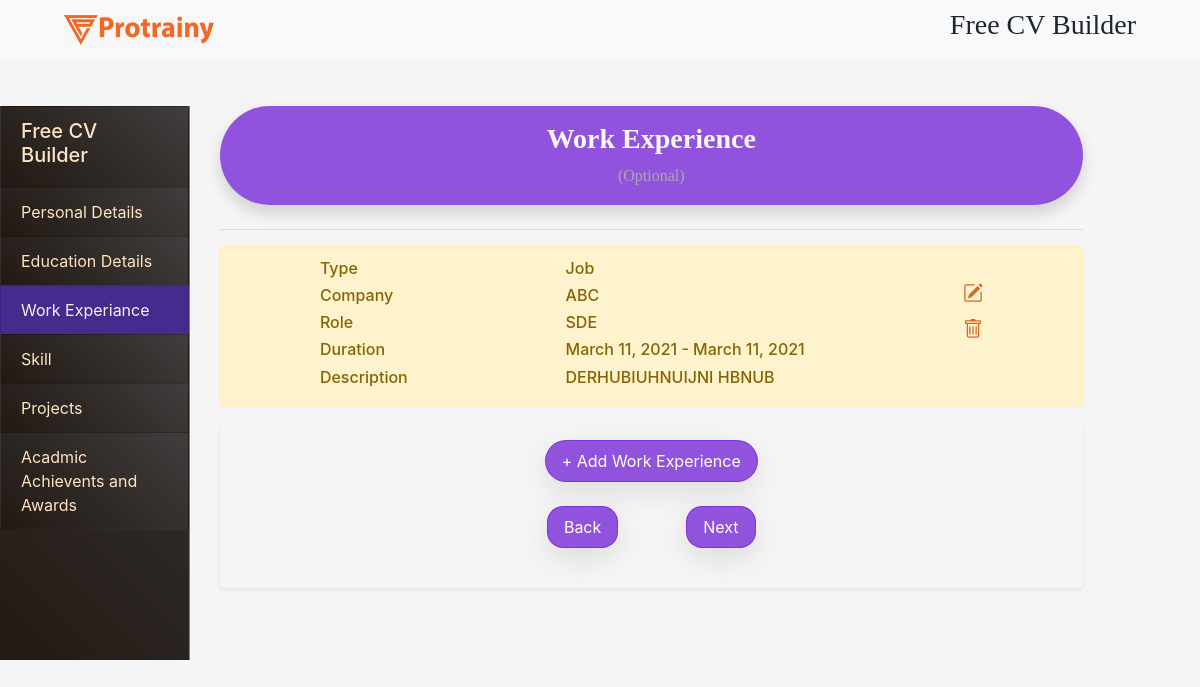
The app's page /work, older data.
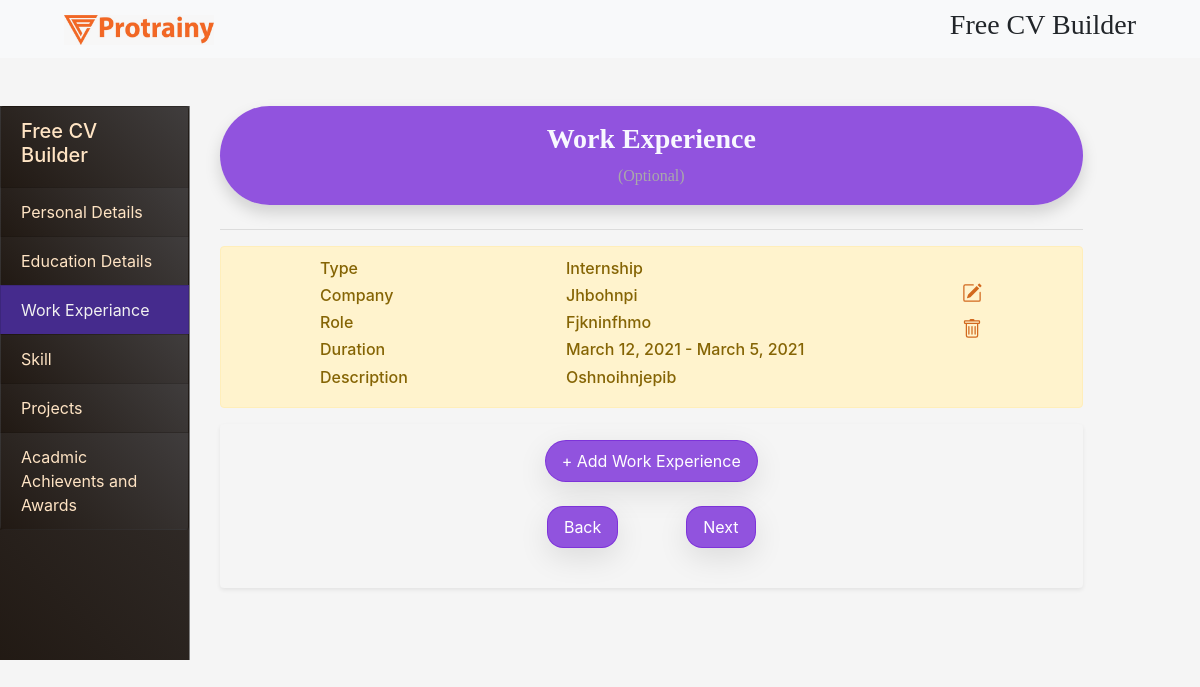
The same page, newer data.
### resume_maker/models.py (models this page shows, shortened)
class Experience(models.Model):
    types = [
        ('Job','Job'),
        ('Internship','Internship')
    ]
    person = models.ForeignKey(Person,on_delete=models.CASCADE)
    type = models.CharField(choices = types,max_length = 35)
    company = models.CharField(max_length=150)
    role = models.CharField(max_length = 270)
    join_dt = models.DateField()
    left_dt = models.DateField(null = True,blank = True)
    current = models.BooleanField(default = False)
    details = models.TextField()

### resume_maker/views.py (the view)
# urls.py: path('work', views.wor, name='work'),
def wor(request,id=None):
    person = Person.objects.last()
    show = True
    exp = Experience.objects.filter(person = person)
    if request.method == "POST":
        next=True
        form = ExperienceForm(request.POST)
        if form.is_valid():
            cd = form.cleaned_data
            type = cd.get('type')
            company = cd.get('company')
            role = cd.get('role')
            join_dt = cd.get('join_dt')
            left_dt = cd.get('left_dt')
            details = cd.get('details')
            data = Experience(type = type,company = company,role = role, join_dt = join_dt, left_dt = left_dt, details = details, person = person)
            temp = Experience.objects.filter(type = type,company = company,role = role, join_dt = join_dt, left_dt = left_dt, details = details, person = person)
            if temp.exists():
                temp.update(type = type,company = company,role = role, join_dt = join_dt, left_dt = left_dt, details = details, person = person)
            else:
                data.save()
            show = True
            form = ExperienceForm()
            return render(request,"work.html",{'next':next,"exp":form,"data":exp,"show":show})
    else:
        form = ExperienceForm()
        next=False
    return render(request,"work.html",{'next':next,"exp" : form,"show":show,"data":exp})

### templates/work.html (shortened to what this page needs)
{% extends "getinput.html" %}
{% load crispy_forms_tags %}
{% block content %}
    <main class="row">
        <aside class="mt-5 col-md-2 sidebar  col-sm-12 fullbox" style="height: auto">
            <div class="list-group whitesm fullbox">
                <a href="#" style="color: bisque" class="whitesm fullbox list-group-item list-group-item-action">
                    <h5>Free CV Builder</h5>
                </a>
                <a href="getinput" class=" whitesm list-group-item fullbox">
                    <span class="  text-justify headcolor">Personal Details</span>
                </a>
                <a href="education" class="whitesm fullbox list-group-item text-justify"><span class=" headcolor">Education Details</span></a>
                <a href="work" style="background-color:  rgb(69,43,141)" class="whitesm list-group-item "><span
                        class="  text-justify sidecol">Work Experiance</span></a>
                <a href="skills" class="whitesm list-group-item  fullbox "><span
                        class=" headcolor text-justify">Skill</span></a>
                <a href="project" class="whitesm list-group-item  fullbox "><span class=" headcolor text-justify">Projects</span></a>
                <a href="extra" class="whitesm list-group-item  fullbox "><span class=" headcolor text-justify">Acadmic Achievents and Awards</span></a>
            </div>
        </aside>
        <section class="col-md-9 my-4 col-sm-12">
            <div class="container">
                <div class="shadow p-2  rounde  my-4 bg-lggr d-flex flex-wrap  justify-content-center linergra"
                >
                    <h3 class="m-2 text-center font-weight-bold">Work Experience <br><span class="optional">(Optional)</span></h3>
                </div>
                <hr class="mx-auto "/>
                {% with count=1 %}
                    {% for i in data %}
                        <div id="del{{ forloop.counter }}">
                            <div class="alert alert-warning" role="alert">
                                <div class="d-flex justify-content-around flex-wrap ">
                                    <div class="d-flex flex-column justify-content-between flex-wrap ">
                                        <h6 class="text-capitalize">Type</h6>
                                        <h6 class="text-capitalize">Company</h6>
                                        <h6 class="text-capitalize">Role</h6>
                                        <h6 class="text-capitalize">Duration</h6>
                                        <h6 class="text-capitalize">Description</h6>
                                    </div>
                                    <div class="d-flex flex-column justify-content-between flex-wrap ">
                                        <h6 class="text-capitalize">{{ i.type }}</h6>
                                        <h6 class="text-capitalize">{{ i.company }}</h6>
                                        <h6 class="text-capitalize">{{ i.role }}</h6>
                                        {% if i.left_dt != None %}
                                            <h6 class="text-capitalize">{{ i.join_dt }} - {{ i.left_dt }}</h6>
                                        {% endif %}
                                        {% if i.details != None and i.details != '' %}
                                            <h6 class="text-capitalize adjusttext text-justify">{{ i.details }}</h6>
                                        {% endif %}
                                    </div>
                                    <div class="d-flex flex-column flex-wrap my-4" style="max-width: 200px">
                                        <svg data-toggle="modal" data-target="#exampleModalCenter{{ forloop.counter }}"
                                             xmlns="http://www.w3.org/2000/svg" width="20" height="20"
                                             fill="currentColor"
                                             class="bi bi-pencil-square " viewBox="0 0 16 16">
                                            <path d="M15.502 1.94a.5.5 0 0 1 0 .706L14.459 3.69l-2-2L13.502.646a.5.5 0 0 1 .707 0l1.293 1.293zm-1.75 2.456l-2-2L4.939 9.21a.5.5 0 0 0-.121.196l-.805 2.414a.25.25 0 0 0 .316.316l2.414-.805a.5.5 0 0 0 .196-.12l6.813-6.814z"/>
                                            <path fill-rule="evenodd"
                                                  d="M1 13.5A1.5 1.5 0 0 0 2.5 15h11a1.5 1.5 0 0 0 1.5-1.5v-6a.5.5 0 0 0-1 0v6a.5.5 0 0 1-.5.5h-11a.5.5 0 0 1-.5-.5v-11a.5.5 0 0 1 .5-.5H9a.5.5 0 0 0 0-1H2.5A1.5 1.5 0 0 0 1 2.5v11z"/>
                                        </svg>
                                        <a href="/work/{{ i.id }}">
                                        </a>
                                    </div>
                                </div>
                            </div>
                        </div>
                    {% endfor %}
                {% endwith %}
                <div class="container shadow-sm p-3 mb-5 whitesm rounded">
                    <div class="row ">
                        <button class="py-2 mx-auto butn butn-bg px-3  align-self-start"
                                data-target="#exampleModalCenter"
                                style="border-radius: 4rem;" data-toggle="modal"
                                type="button">
                            <span>  + Add Work Experience</span>
                        </button>
                    </div>
                    <div class="row my-4">
                        <div class="d-flex justify-content-between inputt mx-auto">
                            <a class="mr-5 " href="education">
                                <button class="butn butn-bg px-3 py-2 modbtn" style="border-radius: 1rem;"
                                        type="button">
                                    <span>  Back</span>
                                </button>
                            </a>
                                <a class="  " href="skills">
                                    <button class="butn butn-bg px-3 py-2  modbtn" type="button"
                                            style="border-radius: 1rem;"
                                            id="nextcha">
                                        <span>Next</span>
                                    </button>
                                </a>
                        </div>
                    </div>
                </div>
            </div>
        </section>
    </main>
{% endblock %}

### templates/getinput.html (shortened to what this page needs)
{% load static %}
{% load crispy_forms_tags %}
<!doctype html>
<html lang="en">
<head>
    <link href="https://stackpath.bootstrapcdn.com/bootstrap/4.1.3/css/bootstrap.min.css"
 rel="stylesheet">
    <link href="{% static 'resume_maker/style.css' %}" rel="stylesheet">
</head>
<body style="min-width: 420px">
<header>
    <nav class="navbar navbar-light bg-light  d-flex justify-content-between">
        <a class="navbar-brand ml-5" href="#">
            <img src="{% static "resume_maker/images/wha.jpeg" %}" width="150" height="30" alt="">
        </a>
        <h3 class="family mr-5">Free CV Builder</h3>
    </nav>
</header>
{% block content %}{% endblock %}
</body>
</html>

### resume_maker/static/resume_maker/style.css (style rules this page uses)
* { margin: 0; padding: 0; }
.sidecol { color: #f1f1f1; list-style: none; }
body { min-width: 100vw; background-color:whitesmoke; }
nav { background-color: ghostwhite; }
.family { font-family:-webkit-pictograph; }
.font-weight-bold { font-family:-webkit-pictograph; color: ghostwhite; }
.bg-lggr { background-color: rgba(29, 29, 55,0.3); max-width: 100vw; }
.modbtn { border: 1px solid white; }
.inputt { height: auto; max-width: 400px; min-width: 208px; }
.whitesm { background-color: whitesmoke; }
.linergra { background-color: rgba(121, 43, 217,0.8); border-radius: 1.6rem; }
.butn { padding: 12px 35px; background: #fff; border-radius: 30px; border: 1px solid transparent; position: relative; z-index: 3; margin-left: 10px; margin-right: 10px; -webkit-box-shadow: 0px 10px 30px rgba(0, 0, 0, 0.1); box-shadow: 0px 10px 30px rgba(0, 0, 0, 0.1); -webkit-transition: all 0.4s; transition: all 0.4s; cursor: pointer; outline: none !important; overflow: hidden; }
.butn span { position: relative; z-index: 2; }
.butn:after { content: ""; width: 0; height: 100%; background: #fff; position: absolute; left: 0; top: 0; -webkit-transition: width 0.4s; transition: width 0.4s; z-index: 1; opacity: 1; }
.butn-bg { background-color: rgba(121, 43, 217,0.8); border-color: rgba(121, 43, 217,0.8); color: #fff; }
.sidebar { border-right: 1px solid gray; }
.adjusttext { word-break: break-all; white-space: pre-wrap; }
.fullbox { background: linear-gradient(45deg, #211913, #403d3d); }
.col-md-2 { padding-right: unset; }
.headcolor { color: bisque; }
.rounde { border-radius: 11.2rem; }
.optional { font-size: 1rem; color: darkgray; font-weight: 500; }
svg { color: #d2691e; }

Row changes from the older to the newer data that the page shows:
no longer on this page (row unchanged): Experience: type "Job", company "ABC", role "SDE", join_dt "March 11, 2021", left_dt "March 11, 2021", details "DERHUBIUHNUIJNI HBNUB"
added Experience: type "Internship", company "Jhbohnpi", role "Fjkninfhmo", join_dt "March 12, 2021", left_dt "March 5, 2021", details "Oshnoihnjepib"
